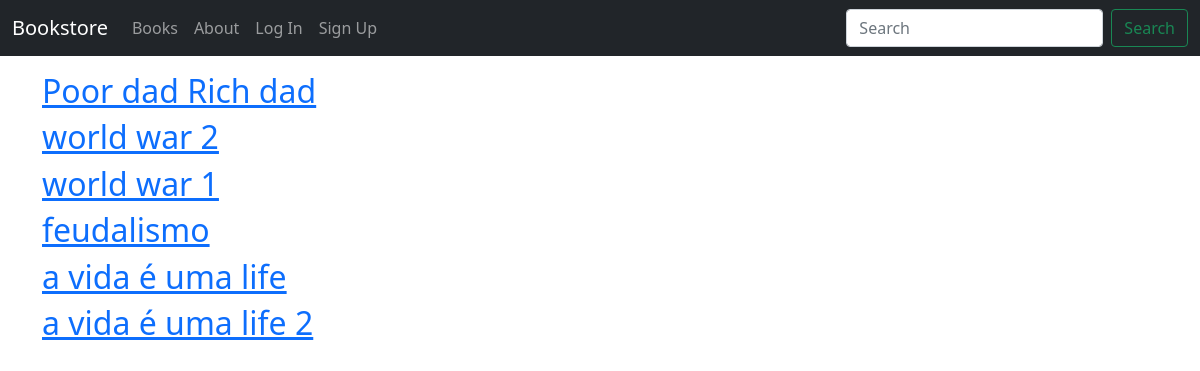
The page /books/ on the database its author committed.
### books/models.py (models this page shows, shortened)
class Book(models.Model):
    id = models.UUIDField(
        primary_key=True,
        default=uuid.uuid4,
        editable=False
    )
    title = models.CharField(max_length=100)
    author = models.CharField(max_length=100)
    price = models.DecimalField(max_digits=6, decimal_places=2)
    cover = models.ImageField(upload_to="cover/", blank=True)
    class Meta:
        permissions = [
            ("special_status", "can read all books")   ]
        indexes = [models.Index(fields=['id'], name='id_index'),]

### books/views.py (the view)
# urls.py: path('', BooksListView.as_view(), name='list_books'),
class BooksListView(ListView):
    model = Book
    template_name = 'list_books.html'
    context_object_name = 'books'

### templates/list_books.html (shortened to what this page needs)
{% extends '_base.html' %}
{% block content %}
  {% for book in books %}
    <div>
      <h2><a href="{% url 'book_details' book.pk %}">{{ book.title }}</a></h2>
    </div>
  {% endfor %}
{% endblock %}

### static/css/base.css (style rules this page uses)
body { min-height: 75rem; padding-top: 4.5rem; }

### rows shown on the page
Book: title "Poor dad Rich dad"
Book: title "world war 2"
Book: title "world war 1"
Book: title "feudalismo"
Book: title "a vida é uma life"
Book: title "a vida é uma life 2"
